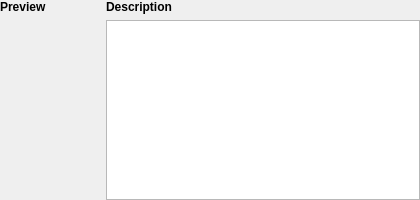
<?xml version="1.0" encoding="UTF-8"?>
<ui version="4.0">
 <class>ScrapePreview</class>
 <widget class="QWidget" name="ScrapePreview">
  <property name="geometry">
   <rect>
    <x>0</x>
    <y>0</y>
    <width>420</width>
    <height>200</height>
   </rect>
  </property>
  <property name="minimumSize">
   <size>
    <width>0</width>
    <height>160</height>
   </size>
  </property>
  <property name="maximumSize">
   <size>
    <width>16777215</width>
    <height>300</height>
   </size>
  </property>
  <layout class="QHBoxLayout" name="horizontalLayout" stretch="0,1">
   <property name="leftMargin">
    <number>0</number>
   </property>
   <property name="topMargin">
    <number>0</number>
   </property>
   <property name="rightMargin">
    <number>0</number>
   </property>
   <property name="bottomMargin">
    <number>0</number>
   </property>
   <item>
    <layout class="QVBoxLayout" name="vboxPoster" stretch="0,1,0">
     <item>
      <widget class="QLabel" name="lblPreview">
       <property name="text">
        <string>&lt;b&gt;Preview&lt;/p&gt;</string>
       </property>
      </widget>
     </item>
     <item>
      <widget class="WebImageLabel" name="poster" native="true">
       <property name="minimumSize">
        <size>
         <width>100</width>
         <height>120</height>
        </size>
       </property>
       <property name="maximumSize">
        <size>
         <width>100</width>
         <height>180</height>
        </size>
       </property>
      </widget>
     </item>
     <item>
      <spacer name="spacerPoster">
       <property name="orientation">
        <enum>Qt::Vertical</enum>
       </property>
       <property name="sizeHint" stdset="0">
        <size>
         <width>20</width>
         <height>0</height>
        </size>
       </property>
      </spacer>
     </item>
    </layout>
   </item>
   <item>
    <layout class="QVBoxLayout" name="vboxOverview" stretch="0,1,0">
     <item>
      <widget class="QLabel" name="lblDescription">
       <property name="text">
        <string>&lt;html&gt;&lt;head/&gt;&lt;body&gt;&lt;p&gt;&lt;span style=&quot; font-weight:700;&quot;&gt;Description&lt;/span&gt;&lt;/p&gt;&lt;/body&gt;&lt;/html&gt;</string>
       </property>
       <property name="textFormat">
        <enum>Qt::RichText</enum>
       </property>
      </widget>
     </item>
     <item>
      <widget class="QPlainTextEdit" name="lblDescriptionContent">
       <property name="minimumSize">
        <size>
         <width>0</width>
         <height>100</height>
        </size>
       </property>
       <property name="readOnly">
        <bool>true</bool>
       </property>
      </widget>
     </item>
     <item>
      <spacer name="spacerOverview">
       <property name="orientation">
        <enum>Qt::Vertical</enum>
       </property>
       <property name="sizeHint" stdset="0">
        <size>
         <width>20</width>
         <height>0</height>
        </size>
       </property>
      </spacer>
     </item>
    </layout>
   </item>
  </layout>
 </widget>
 <customwidgets>
  <customwidget>
   <class>WebImageLabel</class>
   <extends>QWidget</extends>
   <header>ui/small_widgets/WebImageLabel.h</header>
  </customwidget>
 </customwidgets>
 <resources/>
 <connections/>
</ui>
